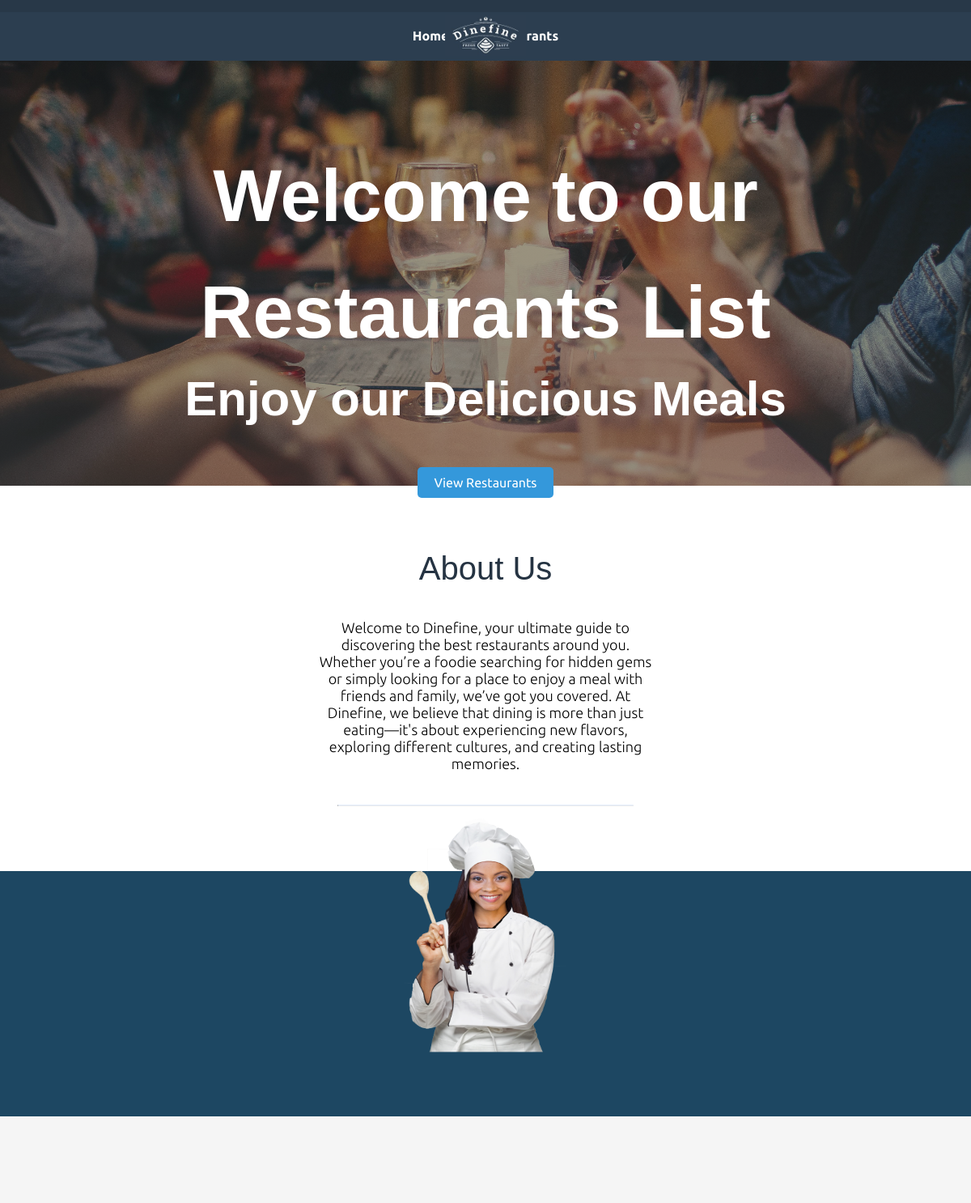
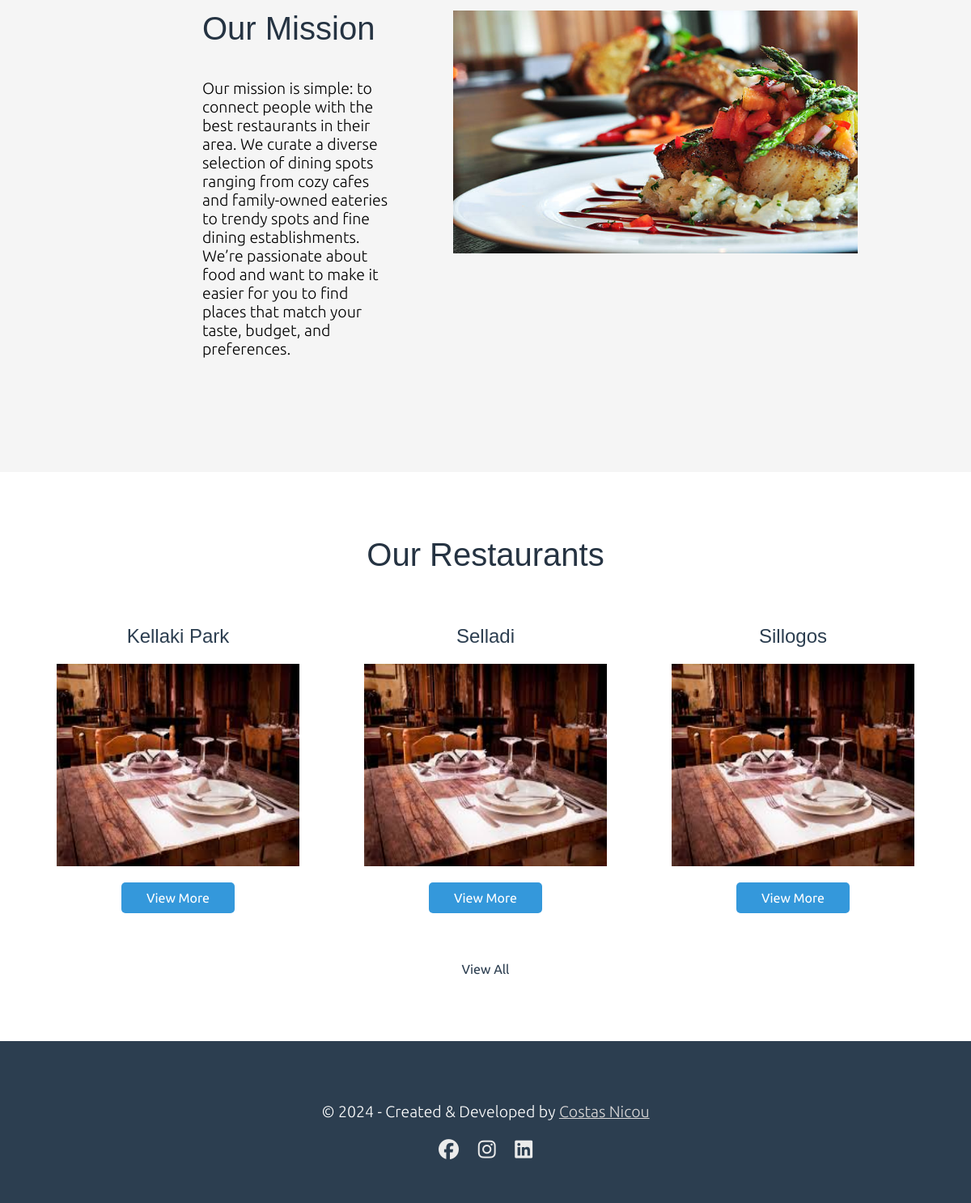
The page / on the database its author committed (2 pictures, top to bottom).
### food/models.py (models this page shows, shortened)
class Restaurant(models.Model):
    city = models.ForeignKey(City,on_delete=models.CASCADE,related_name="restaurant_by_city")
    restaurant_name = models.CharField(max_length=100)
    restaurant_image = models.ImageField(default='restaurant_default.jpg',upload_to='restaurant_images')
    restaurant_location = models.CharField(max_length=100)
    restaurant_slug = models.SlugField(unique=True,blank=True)  # Add this field for slug-based lookups
    restaurant_phone = models.IntegerField(unique=True)
    restaurant_about= models.TextField()
    restaurant_featured = models.BooleanField(blank=True)

### food/views.py (the view)
# urls.py: path('',food_views.index,name="index"),
def index(request):
    restaurants = Restaurant.objects.filter(restaurant_featured=True)
    return render(request,"food/index.html",{
        "restaurants":restaurants
    })

### food/templates/food/index.html
{% extends "food/layout.html" %}
{% load static %}
{% block cover%}
<div class="cover-img">
    <div class="cover-content">
        <h1 class="cover-title">Welcome to our Restaurants List</h1>
        <h2 class="cover-subtitle">Enjoy our Delicious Meals</h2>
        <a href="{% url 'restaurant_list' %}" class="btn header-btn">View Restaurants</a>
    </div>
</div>
{%endblock%}
{% block main %}
<section class="about-us-section">
    <article class="about-us-article">
        <h2 class="section-title ">About Us</h2>
        <p>Welcome to Dinefine, your ultimate guide to discovering the best restaurants around you. Whether you’re
            a foodie searching for hidden gems or simply looking for a place to enjoy a meal with friends and family,
            we’ve got you covered. At Dinefine, we believe that dining is more than just eating—it's about
            experiencing new flavors, exploring different cultures, and creating lasting memories.
        </p>
    </article>
    <hr>
</section>
<section class="chef-section">
    <img class="chef" src="{% static 'imgs/chef.png' %}" alt="">
</section>
<section class="our-mission-section">
    <div class="flex">
        <article class="mission-article">
            <h2 class="section-title">Our Mission</h2>
            <p>Our mission is simple: to connect people with the best restaurants in their area. We curate a diverse
                selection of dining spots ranging from cozy cafes and family-owned eateries to trendy spots and fine
                dining establishments. We’re passionate about food and want to make it easier for you to find places
                that match your taste, budget, and preferences.
            </p>
        </article>
        <div class="mission-img-div">
            <img width="500px" height="300px" src="{% static 'imgs/food-placeholder.jpg'%}" alt="">
        </div>
    </div>
</section>
<section class="menu-section">
    <h2 class="section-title ">Our Restaurants</h2>
    <div class="items-container">
        {% for restaurant in restaurants %}
        <div class="item">
            <h3 class="item-title">{{restaurant.restaurant_name}}</h3>
            <img src="{{restaurant.restaurant_image.url}}" width="300px" height="250px" alt="">
            <a class="btn" href="{%url 'food:restaurant_details' restaurant.restaurant_slug %}">View More</a>
        </div>
        {%endfor%}
    </div>
    <a href="{% url 'restaurant_list' %}" class="view-all-restaurants">View All</a>
</section>
{% endblock %}

### food/static/css/global.css (style rules this page uses)
html, body { padding: 0; margin: 0; font-family: "Ubuntu", sans-serif; overflow-x: hidden; }
p { font-weight: 300; font-size: 19.5px; }
section { padding: 80px; }
h1, h2, h3, h4, h5, h6 { color: #2c3e50; font-family: 'Arial', sans-serif; margin-bottom: 20px; }
h1 { font-size: 36px; }
h2 { font-size: 30px; }
h3 { font-size: 24px; }
.btn { margin-top: 20px; background-color: rgb(71, 154, 255); padding: 15px; border-radius: 10px; text-decoration: none; color: white; width: 100px; margin: 20px auto 0 auto; background-color: #3498db; color: #ffffff; border: none; padding: 10px 20px; font-size: 16px; cursor: pointer; border-radius: 5px; transition: background-color 0.3s ease; text-align: center; }

### food/static/css/index.css (style rules this page uses)
.cover-img { background: linear-gradient(to bottom, rgba(30, 30, 30, 0.405), rgba(59, 58, 58, 0.548)), url(../imgs/cover.jpg); background-size: cover; background-repeat: no-repeat; background-position: center; height: 600px; }
.cover-content { position: relative; top: 170px; text-align: center; }
.cover-title { font-size: 90px; color: white; text-align: center; padding: 0; margin: 0; position: relative; line-height: 1.6em; }
.cover-subtitle { font-size: 60px; color: white; text-align: center; padding: 0; margin: 0; }
.cover-content .btn.header-btn { position: relative; top: 60px; }
.about-us-section { text-align: center; }
.about-us-article p { width: 40%; margin: 0 auto; text-align: center; font-size: 18px; }
hr { border-top: 0.2px solid rgb(224, 234, 249); width: 35%; margin: 40px auto 0 auto; }
.menu-section { background-color: rgb(148, 123, 123); background-color: white; }
.items-container { display: flex; width: 75%; margin: 0 auto; justify-content: center; }
.section-title { text-align: center; color: tomato; color: #253342; font-size: 40px; font-weight: 300; margin: 0 0 40px 0; }
.item { margin: 0 40px; display: flex; flex-direction: column; align-items: center; text-align: center; }
.chef-section { padding: 0; text-align: center; background-color: #1d4762; }
.chef { height: 300px; width: 200px; position: relative; bottom: 70px; }
.item-title { font-weight: 300; }
.view-all-restaurants { display: block; text-align: center; margin: 60px 0 0 0; text-decoration: none; color: tomato; color: #2c3e50; }
.flex { display: flex; justify-content: space-between; width: 75%; margin: 0 auto; }
.flex>* { width: 50%; padding: 40px; }
.our-mission-section { background-color: rgb(245, 245, 245); }
.mission-img-div img { margin: 0 auto; }
.mission-article h2 { text-align: left; }

### rows shown on the page
Restaurant: restaurant_name "Kellaki Park", restaurant_image (placeholder picture)
Restaurant: restaurant_name "Selladi", restaurant_image (placeholder picture)
Restaurant: restaurant_name "Sillogos", restaurant_image (placeholder picture)
